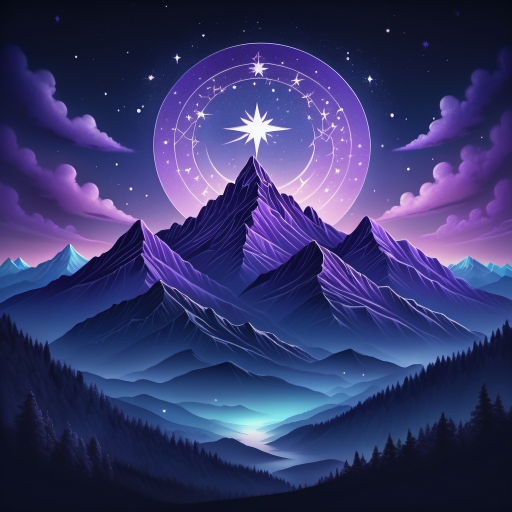
#> input picture resources/mountain.jpg, 1024 x 1024 px (shown at 1/2 size)
$ python main.py
#> lines starting #> are read from the running program, lines starting #| are printed output that depends on the picture
# -*- coding: utf-8 -*-
"""
Created on Fri Feb 21 20:47:35 2025

@author: Scott
"""

from PIL import Image, ImageDraw
from sklearn.cluster import KMeans
import numpy as np
from pathlib import Path


def create_directory(directory_path):
    """
    Checks if a directory exists and creates it recursively if it doesn't.

    Args:
        directory_path (str or Path): The path to the directory.
    """
    path = Path(directory_path)
    try:
        path.mkdir(parents=True, exist_ok=True)
        print(f"Directory '{path}' created or already exists.")
    except OSError as e:
        print(f"Error creating directory '{path}': {e}")

def pixelate_image(image_path, rows, columns, output_path="image_pixelated.png", grid_color=None, max_colors=10):
    """
    Pixelates an image, preserves appearance through smart color selection,
    adds a grid, and reduces the color palette to a specified maximum size.

    Args:
        image_path (str): Path to the input image file.
        rows (int): Number of rows for pixelation.
        columns (int): Number of columns for pixelation.
        output_path (str, optional): Path to save the pixelated image.
                                     Defaults to "pixelated_image_limited_colors.png".
        grid_color (tuple, str, optional): Color of the grid lines.
                                            Defaults to light gray (192, 192, 192).
        max_colors (int, optional): Maximum number of distinct colors to use in the pixelated image.
                                     Defaults to 10. Set to 0 or None to disable color reduction.
    """
#> called with rows = 86, columns = 64, grid_color = (192, 192, 192), max_colors = 10
    try:
        img = Image.open(image_path).convert("RGB") # Ensure RGB even if input is RGBA or grayscale
#> img is the input picture: PIL image 1024x1024 RGB; mean R, G, B 54.7, 55.4, 108
        width, height = img.size
#> width = 1024; height = 1024

        # Calculate block dimensions
        block_width = width // columns
#> block_width = 16
        block_height = height // rows
#> block_height = 11

        # Resize to exact grid dimensions
        resized_width = block_width * columns
#> resized_width = 1024
        resized_height = block_height * rows
#> resized_height = 946
        img = img.resize((resized_width, resized_height))
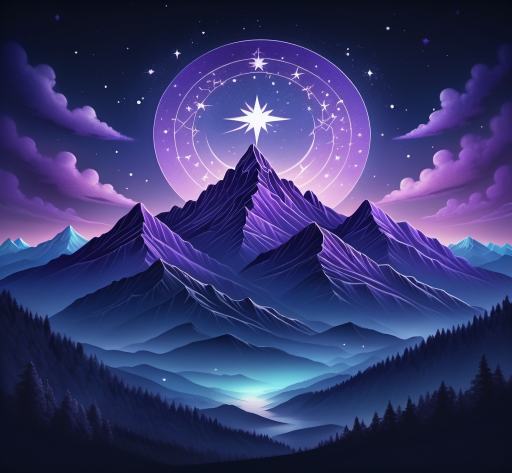
#> img: PIL image 1024x946 RGB (shown at 1/2 size); mean R, G, B 54.7, 55.4, 108
        width, height = resized_width, resized_height
#> height = 946

        pixelated_img = Image.new("RGB", (width, height))
#> pixelated_img: PIL image 1024x946 RGB; every value is 0
        draw = ImageDraw.Draw(pixelated_img)

        block_colors_list = [] # Store block colors for palette reduction

        for i in range(rows):
            for j in range(columns):
                # Block boundaries
                left = j * block_width
                upper = i * block_height
                right = (j + 1) * block_width
                lower = (i + 1) * block_height

                block = img.crop((left, upper, right, lower))

                # Smart Color Selection (Average Color - as before)
                colors = block.getcolors(block_width * block_height)
                if colors is None or len(colors) > (block_width * block_height) // 2:
                    r_sum, g_sum, b_sum = 0, 0, 0
                    pixel_count = 0
                    for x in range(block_width):
                        for y in range(block_height):
                            pixel = block.getpixel((x, y))
                            if isinstance(pixel, tuple) and len(pixel) >= 3:
                                r_sum += pixel[0]
                                g_sum += pixel[1]
                                b_sum += pixel[2]
                                pixel_count += 1
                    if pixel_count > 0:
                        avg_r = int(r_sum / pixel_count)
                        avg_g = int(g_sum / pixel_count)
                        avg_b = int(b_sum / pixel_count)
                        block_color = (avg_r, avg_g, avg_b)
                    else:
                        block_color = (128, 128, 128)
                else:
                    if colors:
                        most_frequent_color_tuple = max(colors, key=lambda item: item[0])
                        block_color = most_frequent_color_tuple[1]
                        if not isinstance(block_color, tuple) or len(block_color) < 3:
                            block_color = (128, 128, 128)
                    else:
                        block_color = (128, 128, 128)

                block_colors_list.append(block_color) # Add block color to the list

                pixel_block = Image.new("RGB", (block_width, block_height), block_color)
                pixelated_img.paste(pixel_block, (left, upper))

                # Draw Grid Lines
                if grid_color:
                    if j < columns - 1:
                        draw.line([(right - 1, upper), (right - 1, lower -1)], fill=grid_color, width=1)
                    if i < rows - 1:
                        draw.line([(left, lower - 1), (right - 1, lower - 1)], fill=grid_color, width=1)
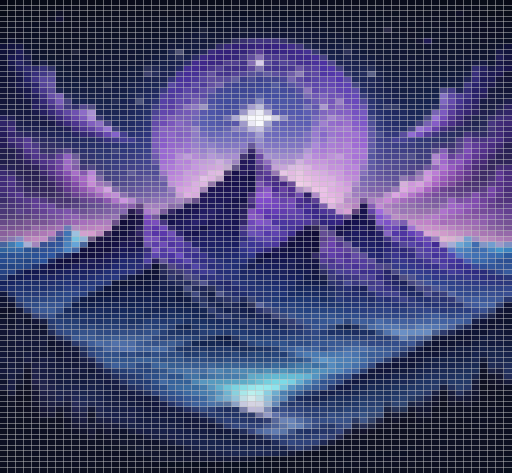
#> pixelated_img: PIL image 1024x946 RGB (shown at 1/2 size); mean R, G, B 74.4, 75, 119.8
#> after the loop, block_colors_list = 5504 items, first 6: (6, 8, 21), (6, 10, 22), (8, 12, 24), (7, 11, 23), (7, 11, 23), (8, 12, 24)

        # Color Palette Reduction (if max_colors > 0)
        if max_colors and max_colors > 0:
            unique_block_colors = list(set(block_colors_list)) # Get unique colors
#> unique_block_colors = 3948 items, first 6: (63, 53, 126), (64, 41, 119), (21, 22, 51), (15, 17, 38), (83, 64, 136), (43, 59, 111)
            if len(unique_block_colors) > max_colors:
                kmeans = KMeans(n_clusters=max_colors, random_state=0, n_init=10) # n_init for stability
                color_array = np.array(unique_block_colors) / 255.0  # Normalize for KMeans (0-1 range)
                kmeans.fit(color_array)
                reduced_palette_normalized = kmeans.cluster_centers_
                reduced_palette = [tuple(int(c * 255) for c in color) for color in reduced_palette_normalized] # Back to 0-255

                # Create a color mapping dictionary
                color_map = {}
                for original_color in unique_block_colors:
                    min_distance = float('inf')
                    closest_color = None
                    for palette_color in reduced_palette:
                        distance = sum([(a - b) ** 2 for a, b in zip(original_color, palette_color)]) # Squared Euclidean distance
                        if distance < min_distance:
                            min_distance = distance
                            closest_color = palette_color
                    color_map[original_color] = closest_color
#> this loop made 3948 passes
#> after the loop, color_map = 3948 items

                # Re-color the pixelated image using the reduced palette
                pixelated_img_reduced_colors = Image.new("RGB", (width, height))
                draw_reduced = ImageDraw.Draw(pixelated_img_reduced_colors) # New draw object for new image

                for i in range(rows):
                    for j in range(columns):
                        left = j * block_width
                        upper = i * block_height
                        block_index = i * columns + j
                        original_block_color = block_colors_list[block_index]
                        closest_palette_color = color_map[original_block_color]
                        pixel_block_reduced = Image.new("RGB", (block_width, block_height), closest_palette_color)
                        pixelated_img_reduced_colors.paste(pixel_block_reduced, (left, upper))
                        if grid_color: # Redraw grid on the reduced color image
                            if j < columns - 1:
                                draw_reduced.line([(j * block_width + block_width - 1, i * block_height), (j * block_width + block_width - 1, (i + 1) * block_height -1)], fill=grid_color, width=1)
                            if i < rows - 1:
                                draw_reduced.line([(j * block_width, i * block_height + block_height - 1), ((j + 1) * block_width - 1, i * block_height + block_height - 1)], fill=grid_color, width=1)
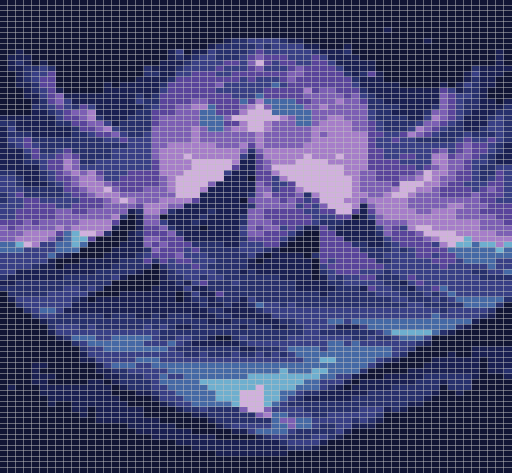
#> pixelated_img_reduced_colors: PIL image 1024x946 RGB (shown at 1/2 size); mean R, G, B 75, 75.3, 122.1

                pixelated_img_reduced_colors.save(output_path)
                print(f"Pixelated image with grid and reduced color palette (max {max_colors} colors) saved to {output_path}")
                return # Exit here after saving reduced color image

        # If no color reduction or if less colors than max_colors, save original pixelated image
        pixelated_img.save(output_path)
        print(f"Pixelated image with grid saved to {output_path}")


    except FileNotFoundError:
        print(f"Error: Image file not found at {image_path}")
    except Exception as e:
        print(f"An error occurred: {e}")

if __name__ == "__main__":
    image_path = Path('../resources/mountain.jpg')
    # image_path = Path('../resources/pendant.png')
    rows = 86
    columns = 64
    output_path = Path('../temp/') / Path(image_path.stem + '.png')
    grid_color = (192, 192, 192)
    max_colors=10
    create_directory(output_path.parent)
    pixelate_image(image_path, rows, columns, output_path, grid_color, max_colors)

    # [41 lines of commented-out code are left out]

$ run again, with resources/pendant.png saved as resources/mountain.jpg
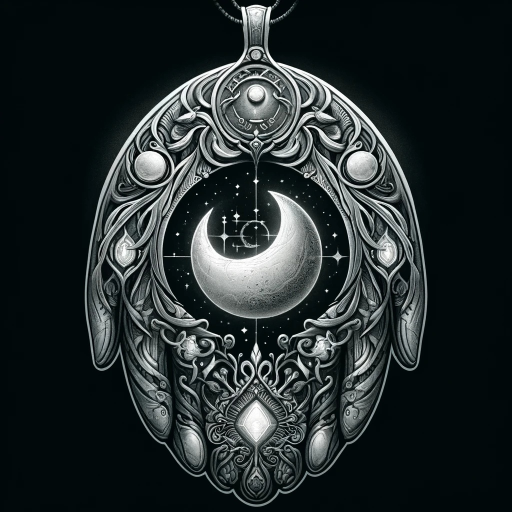
#> input picture resources/pendant.png, 1024 x 1024 px (shown at 1/2 size)
#> in pixelate_image, img is the input picture: PIL image 1024x1024 RGB; mean R, G, B 36.8, 45, 46
#> in pixelate_image, `img = img.resize((resized_width, resized_height))`:
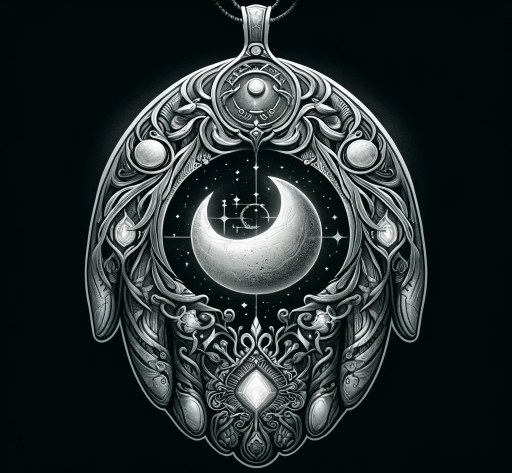
#> img: PIL image 1024x946 RGB (shown at 1/2 size); mean R, G, B 36.9, 45, 46
#> after the loop in pixelate_image, `for i in range(rows):`:
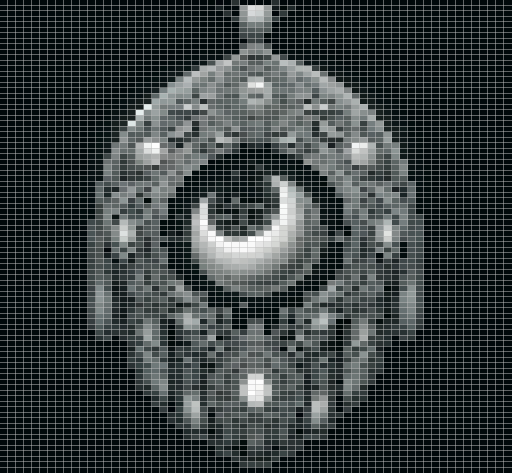
#> pixelated_img: PIL image 1024x946 RGB (shown at 1/2 size); mean R, G, B 58.4, 65.3, 66.2
#> after the loop in pixelate_image, `for i in range(rows):`: block_colors_list = 5504 items, first 6: (1, 9, 11), (0, 8, 10), (0, 8, 10), (1, 9, 11), (0, 8, 10), (1, 9, 11)
#> unique_block_colors = 1469 items, first 6: (215, 217, 216), (110, 119, 118), (83, 91, 90), (74, 82, 83), (55, 64, 64), (99, 107, 106)
#> color_array = 1469 rows, first 8: [0.843, 0.851, 0.847], [0.431, 0.467, 0.463], [0.325, 0.357, 0.353], [0.29, 0.322, 0.325], [0.216, 0.251, 0.251], [0.388, 0.42, 0.416], [0.325, 0.361, 0.357], [0.918, 0.925, 0.922]
#> the loop in pixelate_image, `for original_color in unique_block_colors:` made 1469 passes
#> after the loop in pixelate_image, `for original_color in unique_block_colors:`: color_map = 1469 items
